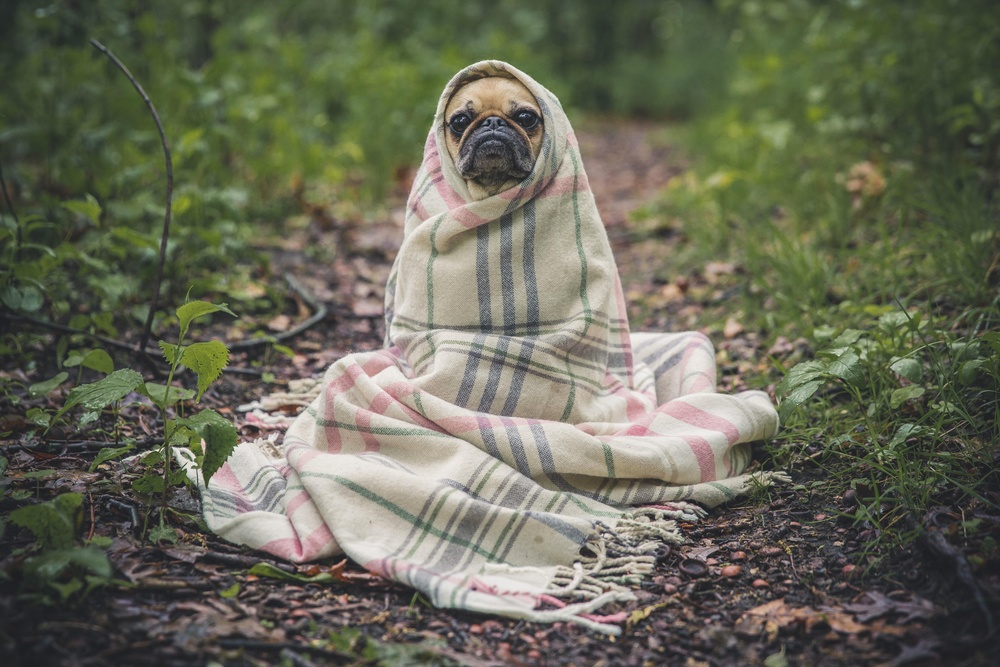
#> input picture Data/Input/Dog.jpg, 1000 x 667 px, shrunk from 4951 x 3301 before the run
$ python color_spaces.py -i ../../Data/Input/Dog.jpg
#> lines starting #> are read from the running program, lines starting #| are printed output that depends on the picture
# Usage
# python color_spaces.py -i ../../Data/Input/Dog.jpg

# Import libraries
import cv2
import argparse

# Add command line arguments
ap = argparse.ArgumentParser()
ap.add_argument("-i", "--input", type=str, required=True, help="Input image")
args = vars(ap.parse_args())

# Load the image
image = cv2.imread(args["input"])
#> image is the input picture: shape (667, 1000, 3); mean B, G, R 87.6, 105.3, 103.8
cv2.imshow("Original", image)

# RGB Color space
# When we load the image, it is in BGR mode.
for name, chan in zip(('b', 'g', 'r'), cv2.split(image)):
    cv2.imshow(name, chan)
#> this loop made 3 passes
#> name on passes 1 to 3: 'b', 'g', 'r'
#> pass 1, `cv2.imshow(name, chan)`:
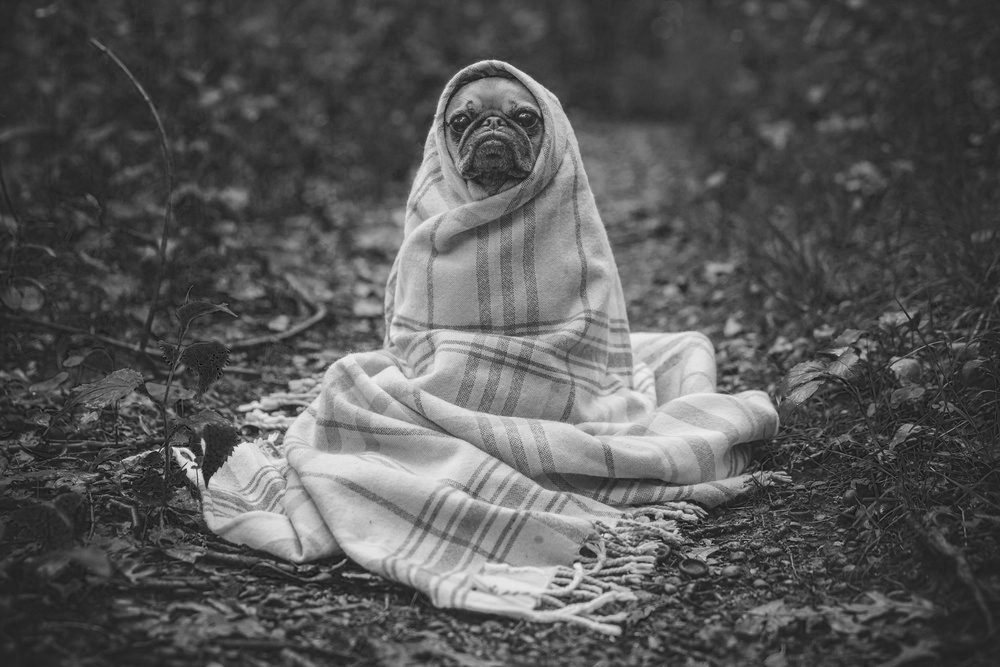
#> window 'b': shape (667, 1000); min 1, max 238, mean 87.6
#> pass 2, `cv2.imshow(name, chan)`:
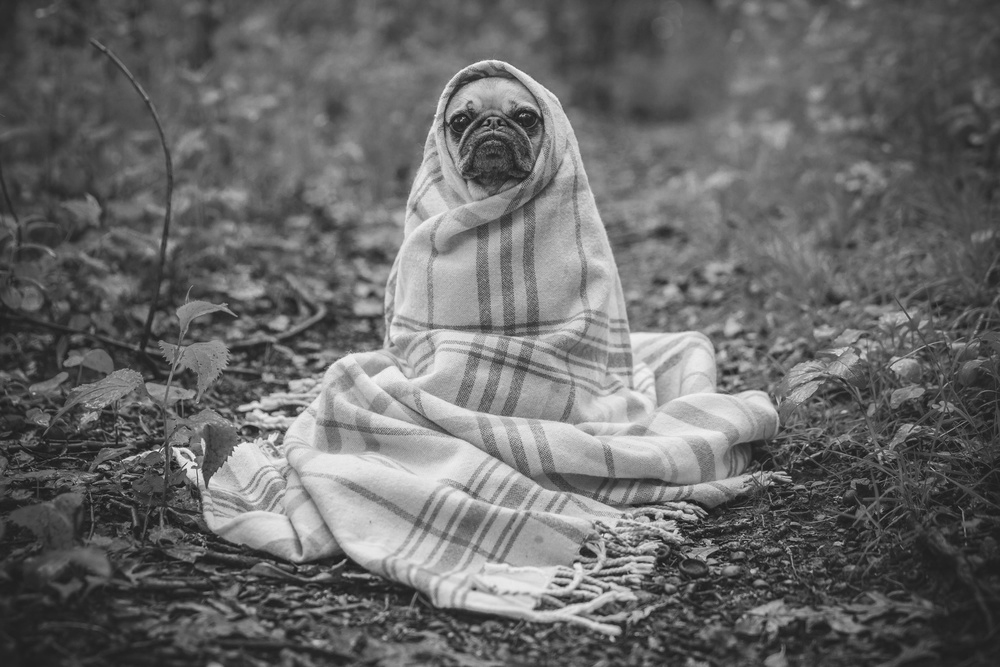
#> window 'g': shape (667, 1000); min 18, max 250, mean 105.3

cv2.waitKey(0)
cv2.destroyAllWindows()

# Display the original image again
cv2.imshow("Original", image)

# HSV Color space
hsv = cv2.cvtColor(image, cv2.COLOR_BGR2HSV)
#> hsv: shape (667, 1000, 3); mean H, S, V 51, 56.7, 109.9

for name, chan in zip(('h', 's', 'v'), cv2.split(hsv)):
    cv2.imshow(name, chan)
#> this loop made 3 passes
#> pass 1, `cv2.imshow(name, chan)`:
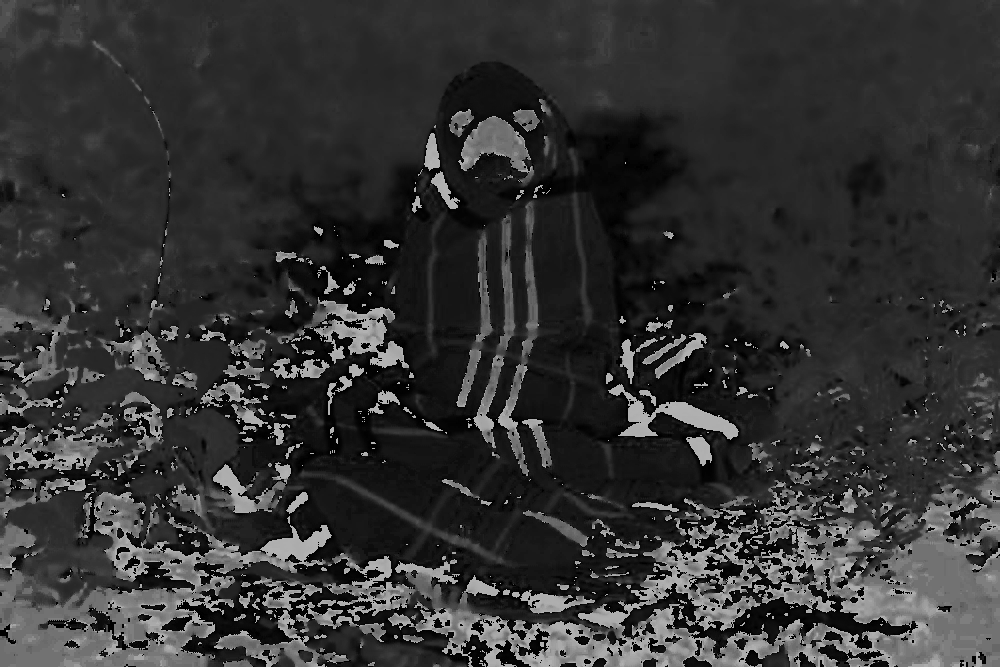
#> window 'h': shape (667, 1000); min 0, max 179, mean 51
#> pass 2, `cv2.imshow(name, chan)`:
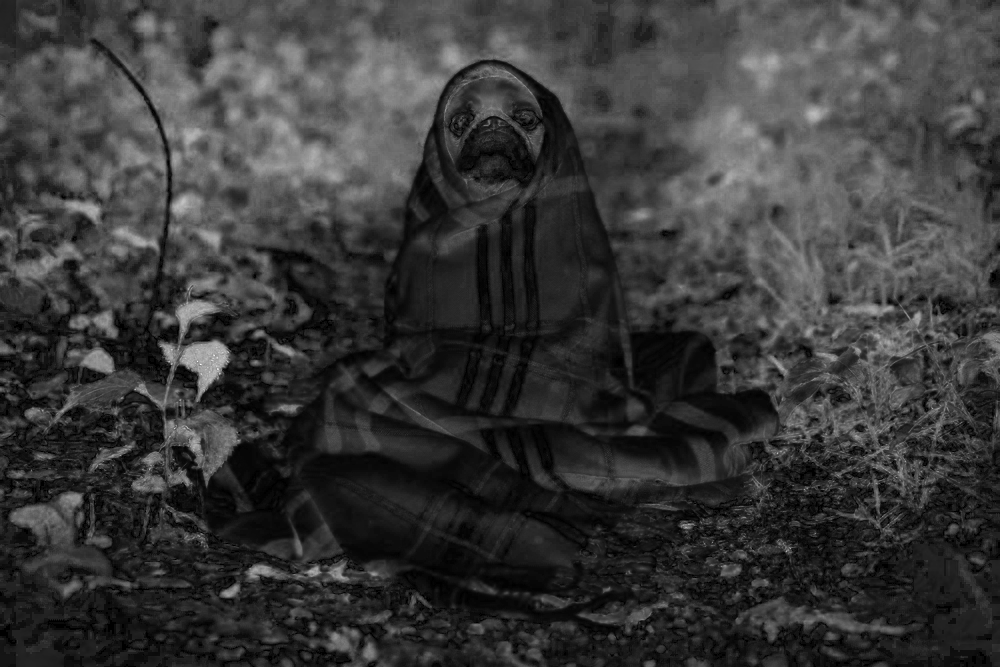
#> window 's': shape (667, 1000); min 0, max 252, mean 56.7

cv2.waitKey(0)
cv2.destroyAllWindows()

# Display the original image again
cv2.imshow("Original", image)

# LAB color space
lab = cv2.cvtColor(image, cv2.COLOR_BGR2LAB)
#> lab: shape (667, 1000, 3); mean of channels 0, 1, 2 110.4, 124.1, 137.8

for name, chan in zip(('l', 'a', 'b'), cv2.split(lab)):
    cv2.imshow(name, chan)
#> this loop made 3 passes
#> pass 2, `cv2.imshow(name, chan)`:
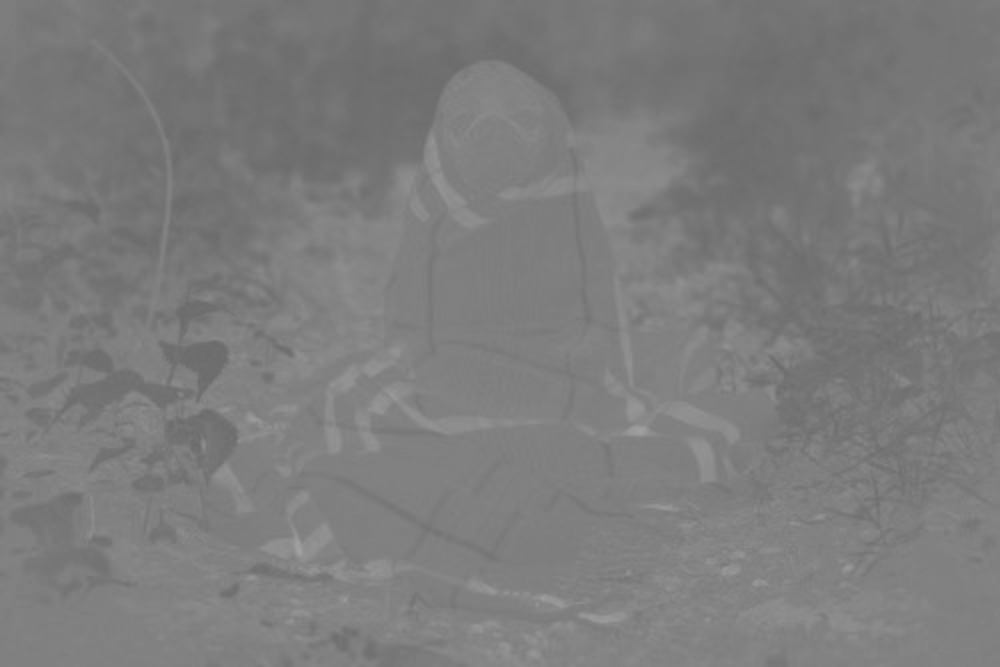
#> window 'a': shape (667, 1000); min 107, max 162, mean 124.1

cv2.waitKey(0)
cv2.destroyAllWindows()

# Display the original image again
cv2.imshow("Original", image)

# Grayscale from bgr

gray = cv2.cvtColor(image, cv2.COLOR_BGR2GRAY)
cv2.imshow('gray', gray)

cv2.waitKey(0)
cv2.destroyAllWindows()

$ run again, with Data/Input/Landscape.jpg copied over Data/Input/Dog.jpg
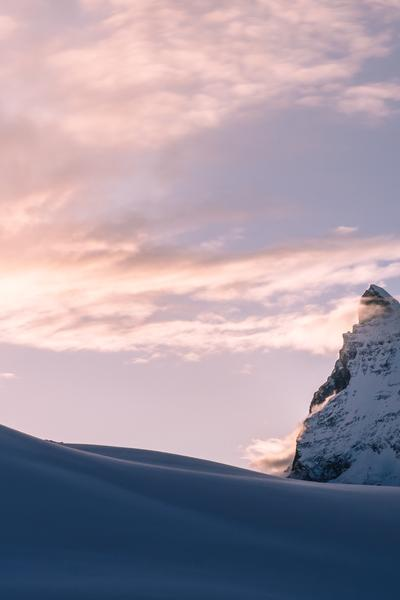
#> input picture Data/Input/Landscape.jpg, 400 x 600 px
#> image is the input picture: shape (600, 400, 3); mean B, G, R 163.3, 151.9, 164.2
#> the loop `for name, chan in zip(('b', 'g', 'r'), cv2.split(image)):` made 3 passes
#> name on passes 1 to 3: 'b', 'g', 'r'
#> hsv: shape (600, 400, 3); mean H, S, V 103.1, 66.9, 180.2
#> the loop `for name, chan in zip(('h', 's', 'v'), cv2.split(hsv)):` made 3 passes
#> pass 1, `cv2.imshow(name, chan)`:
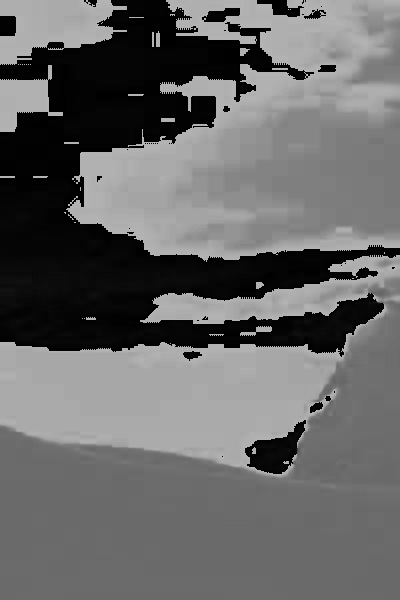
#> window 'h': shape (600, 400); min 0, max 179, mean 103.1
#> lab: shape (600, 400, 3); mean of channels 0, 1, 2 161.7, 135.6, 123.1
#> the loop `for name, chan in zip(('l', 'a', 'b'), cv2.split(lab)):` made 3 passes
#> pass 2, `cv2.imshow(name, chan)`:
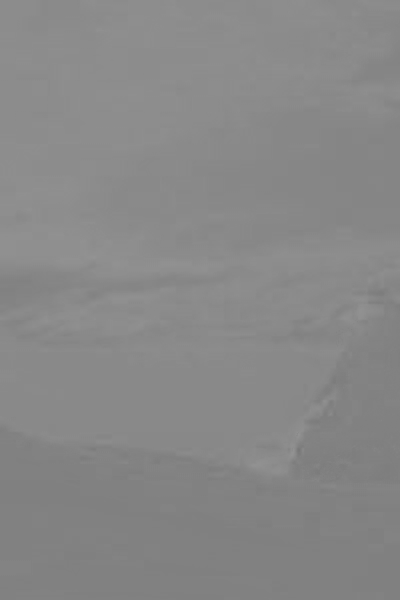
#> window 'a': shape (600, 400); min 120, max 147, mean 135.6
